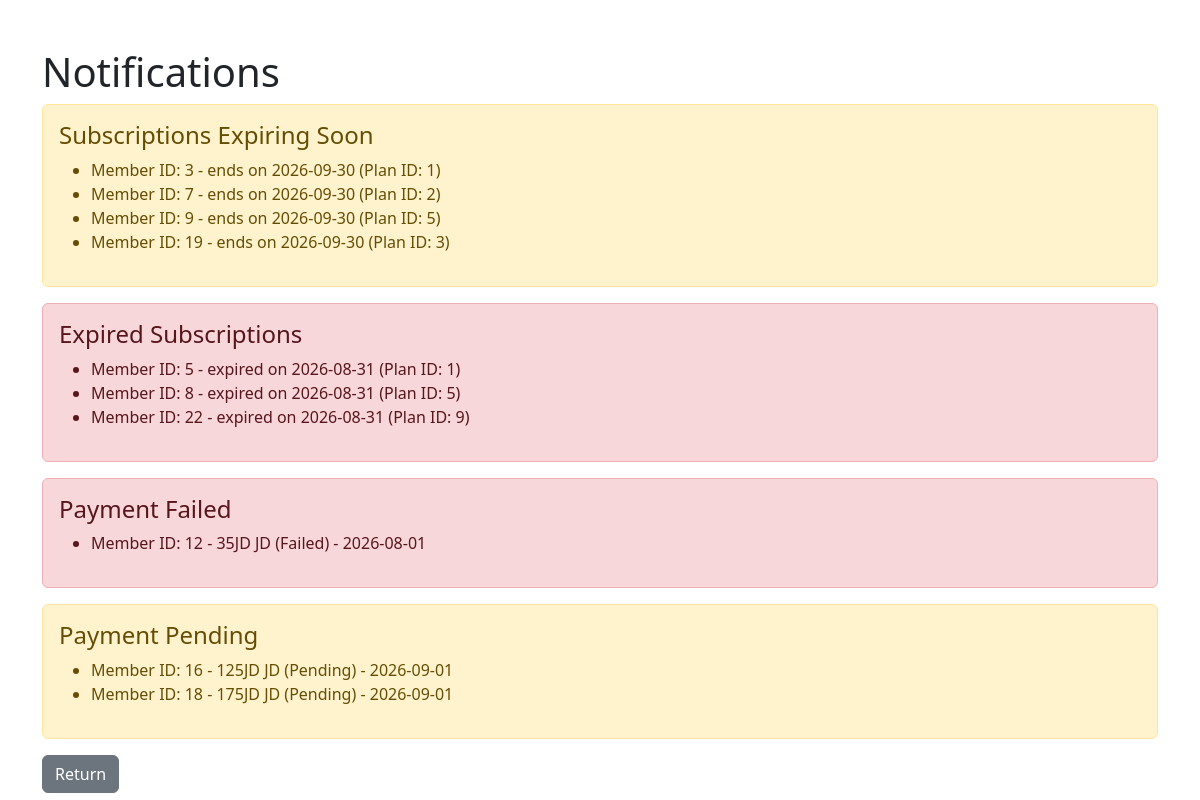
Screenshot of /notifications.php (signed in) with the database file from the repository.
### tables this page shows
CREATE TABLE IF NOT EXISTS `subscriptions` (
  `Id` int(11) NOT NULL AUTO_INCREMENT,
  `member_id` int(11) NOT NULL,
  `plan_id` int(11) NOT NULL,
  `start_date` date NOT NULL,
  `end_date` date NOT NULL,
  `status` enum('Active','Expired','Cancelled','Pending') NOT NULL,
  `paid_amount` varchar(10) NOT NULL,
  `created_at` timestamp NULL DEFAULT current_timestamp(),
  PRIMARY KEY (`Id`),
  KEY `member_id` (`member_id`),
  KEY `plan_id` (`plan_id`)
);

CREATE TABLE IF NOT EXISTS `payments` (
  `Id` int(11) NOT NULL AUTO_INCREMENT,
  `member_id` int(11) DEFAULT NULL,
  `subscription_id` int(11) DEFAULT NULL,
  `amount` varchar(10) NOT NULL,
  `payment_date` date NOT NULL,
  `payment_method` enum('Cash','Credit Card','Bank Transfer') NOT NULL,
  `transaction_id` varchar(50) NOT NULL,
  `status` enum('Paid','Pending','Failed') NOT NULL,
  `created_at` timestamp NULL DEFAULT current_timestamp(),
  PRIMARY KEY (`Id`),
  KEY `member_id` (`member_id`),
  KEY `subscription_id` (`subscription_id`)
);

### notifications.php (the view, shortened to what this page needs)
<?php
include "database.php";
$stmt = $conn->prepare("SELECT * FROM subscriptions WHERE status = 'Expired'");
$stmt->execute();
$expired = $stmt->get_result()->fetch_all(MYSQLI_ASSOC);
$stmt = $conn->prepare("
    SELECT * FROM subscriptions
    WHERE status = 'Active'
    AND DATEDIFF(end_date, CURDATE()) BETWEEN 0 AND 5
");
$stmt->execute();
$expiring_soon = $stmt->get_result()->fetch_all(MYSQLI_ASSOC);
$stmt = $conn->prepare("SELECT * FROM payments WHERE status = 'Pending'");
$stmt->execute();
$payment_pending = $stmt->get_result()->fetch_all(MYSQLI_ASSOC);
$stmt = $conn->prepare("SELECT * FROM payments WHERE status = 'Failed'");
$stmt->execute();
$payment_failed = $stmt->get_result()->fetch_all(MYSQLI_ASSOC);
?>
<!DOCTYPE html>
<html>
<head>
    <link href="https://cdn.jsdelivr.net/npm/bootstrap@5.3.8/dist/css/bootstrap.min.css" rel="stylesheet">
</head>
<body>
<div class="container mt-5">
    <h1>Notifications</h1>
    <?php if (!empty($expiring_soon)): ?>
        <div class="alert alert-warning">
            <h4>Subscriptions Expiring Soon</h4>
            <ul>
                <?php foreach ($expiring_soon as $sub): ?>
                    <li>
                        Member ID: <?php echo $sub['member_id']; ?>
                        - ends on <?php echo $sub['end_date']; ?>
                        (Plan ID: <?php echo $sub['plan_id']; ?>)
                    </li>
                <?php endforeach; ?>
            </ul>
        </div>
    <?php endif; ?>
    <?php if (!empty($expired)): ?>
        <div class="alert alert-danger">
            <h4>Expired Subscriptions</h4>
            <ul>
                <?php foreach ($expired as $sub): ?>
                    <li>
                        Member ID: <?php echo $sub['member_id']; ?>
                        - expired on <?php echo $sub['end_date']; ?>
                        (Plan ID: <?php echo $sub['plan_id']; ?>)
                    </li>
                <?php endforeach; ?>
            </ul>
        </div>
    <?php endif; ?>
    <?php if (!empty($payment_failed)): ?>
        <div class="alert alert-danger">
            <h4>Payment Failed</h4>
            <ul>
                <?php foreach ($payment_failed as $pay): ?>
                    <li>
                        Member ID: <?php echo $pay['member_id']; ?>
                        - <?php echo $pay['amount']; ?> JD
                        (<?php echo $pay['status']; ?>)
                        - <?php echo $pay['payment_date']; ?>
                    </li>
                <?php endforeach; ?>
            </ul>
        </div>
    <?php endif; ?>
	<?php if (!empty($payment_pending)): ?>
        <div class="alert alert-warning">
            <h4>Payment Pending</h4>
            <ul>
                <?php foreach ($payment_pending as $pay): ?>
                    <li>
                        Member ID: <?php echo $pay['member_id']; ?>
                        - <?php echo $pay['amount']; ?> JD
                        (<?php echo $pay['status']; ?>)
                        - <?php echo $pay['payment_date']; ?>
                    </li>
                <?php endforeach; ?>
            </ul>
        </div>
    <?php endif; ?>
    <a href="dashboard.php" class="btn btn-secondary">Return</a>
</div>
</body>
</html>

### rows the page displays
subscriptions: member "3", end_date "2026-09-30", plan "1"
subscriptions: member "7", end_date "2026-09-30", plan "2"
subscriptions: member "9", end_date "2026-09-30", plan "5"
subscriptions: member "19", end_date "2026-09-30", plan "3"
subscriptions: member "5", end_date "2026-08-31", plan "1"
subscriptions: member "8", end_date "2026-08-31", plan "5"
subscriptions: member "22", end_date "2026-08-31", plan "9"
payments: member "12", amount "35JD", status "Failed", payment_date "2026-08-01"
payments: member "16", amount "125JD", status "Pending", payment_date "2026-09-01"
payments: member "18", amount "175JD", status "Pending", payment_date "2026-09-01"
